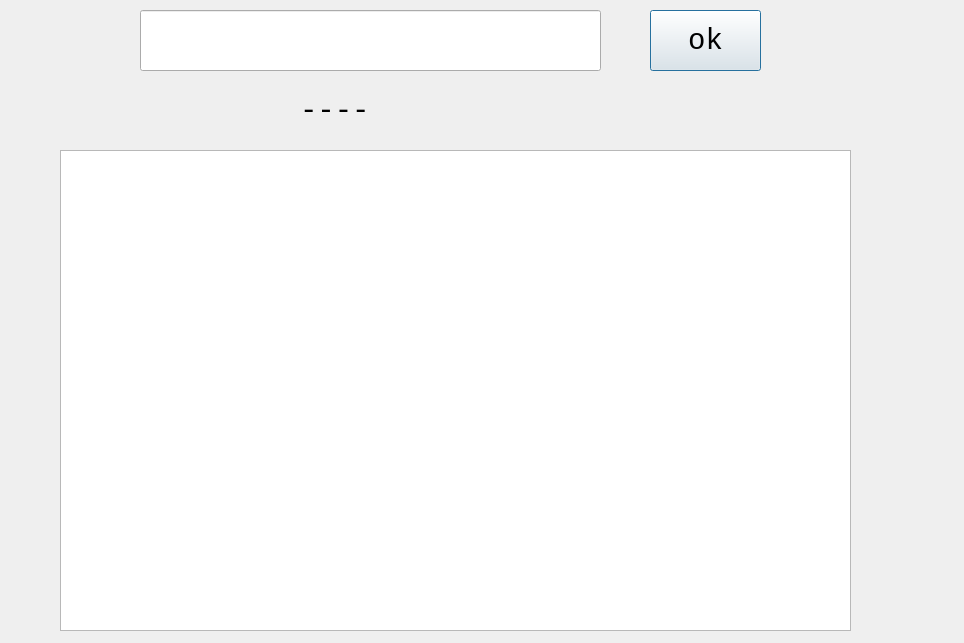
<?xml version="1.0" encoding="UTF-8"?>
<ui version="4.0">
 <class>Dialog</class>
 <widget class="QDialog" name="Dialog">
  <property name="geometry">
   <rect>
    <x>0</x>
    <y>0</y>
    <width>964</width>
    <height>643</height>
   </rect>
  </property>
  <property name="font">
   <font>
    <family>Courier New</family>
    <pointsize>22</pointsize>
   </font>
  </property>
  <property name="windowTitle">
   <string>Dialog</string>
  </property>
  <widget class="QGraphicsView" name="graphicsView">
   <property name="geometry">
    <rect>
     <x>60</x>
     <y>150</y>
     <width>791</width>
     <height>481</height>
    </rect>
   </property>
  </widget>
  <widget class="QLineEdit" name="lineEdit">
   <property name="geometry">
    <rect>
     <x>140</x>
     <y>10</y>
     <width>461</width>
     <height>61</height>
    </rect>
   </property>
   <property name="text">
    <string/>
   </property>
  </widget>
  <widget class="QPushButton" name="pushButton">
   <property name="geometry">
    <rect>
     <x>650</x>
     <y>10</y>
     <width>111</width>
     <height>61</height>
    </rect>
   </property>
   <property name="text">
    <string>ok</string>
   </property>
  </widget>
  <widget class="QLabel" name="label_1">
   <property name="geometry">
    <rect>
     <x>300</x>
     <y>90</y>
     <width>481</width>
     <height>41</height>
    </rect>
   </property>
   <property name="font">
    <font>
     <family>Courier New</family>
     <pointsize>22</pointsize>
    </font>
   </property>
   <property name="contextMenuPolicy">
    <enum>Qt::DefaultContextMenu</enum>
   </property>
   <property name="text">
    <string>----</string>
   </property>
  </widget>
 </widget>
 <resources/>
 <connections/>
</ui>
